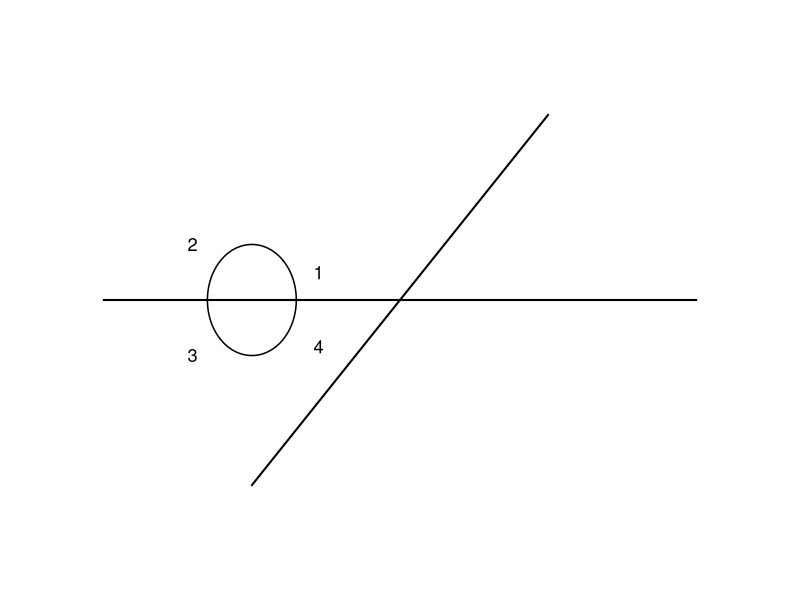
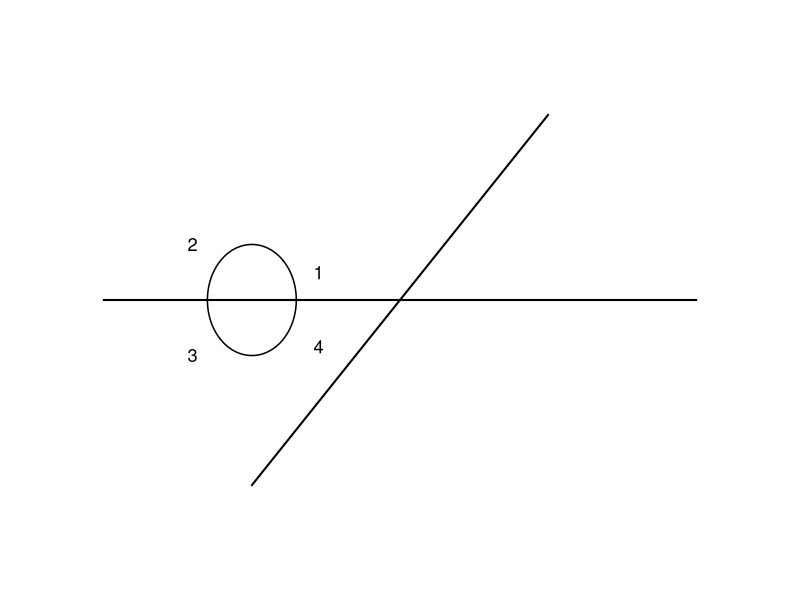

Here is the R script that generated these plots, in order:
library(svglite)

make_plot <- function() {
  old <- par(mar = c(0,0,0,0), bg = "white")
  plot(0, 0, type = "n", xlim = c(0, 10), ylim = c(0, 6), axes = FALSE,
       xlab = "", ylab = "")
  # two intersecting lines
  segments(1, 3, 9, 3, lwd = 2)
  segments(3, 1, 7, 5, lwd = 2)
  # angle arcs
  theta1 <- seq(0, atan(1), length.out = 30)
  # angle1 between horizontal right and up-right ray at left intersection (3,3)
  arc <- function(cx, cy, r, a0, a1) {
    th <- seq(a0, a1, length.out = 30) * pi/180
    x <- cx + r*cos(th); y <- cy + r*sin(th)
    lines(x, y, lwd = 1.5)
  }
  # slope of second line: from (3,1) to (7,5) slope=1 angle 45 deg
  arc(3, 3, 0.6, 0, 45)
  text(3.9, 3.3, "1", cex = 1.1)
  arc(3, 3, 0.6, 45, 180)
  text(2.2, 3.6, "2", cex = 1.1)
  arc(3, 3, 0.6, 180, 225)
  text(2.2, 2.4, "3", cex = 1.1)
  arc(3, 3, 0.6, 225, 360)
  text(3.9, 2.5, "4", cex = 1.1)
  par(old)
}

svglite("C:/Users/18904/Github/primary-mathematics/figures/week51-2.svg", width = 5, height = 3)
make_plot(); dev.off()
cairo_pdf("C:/Users/18904/Github/primary-mathematics/figures/week51-2.pdf", width = 5, height = 3)
make_plot(); dev.off()
cat("done\n")
